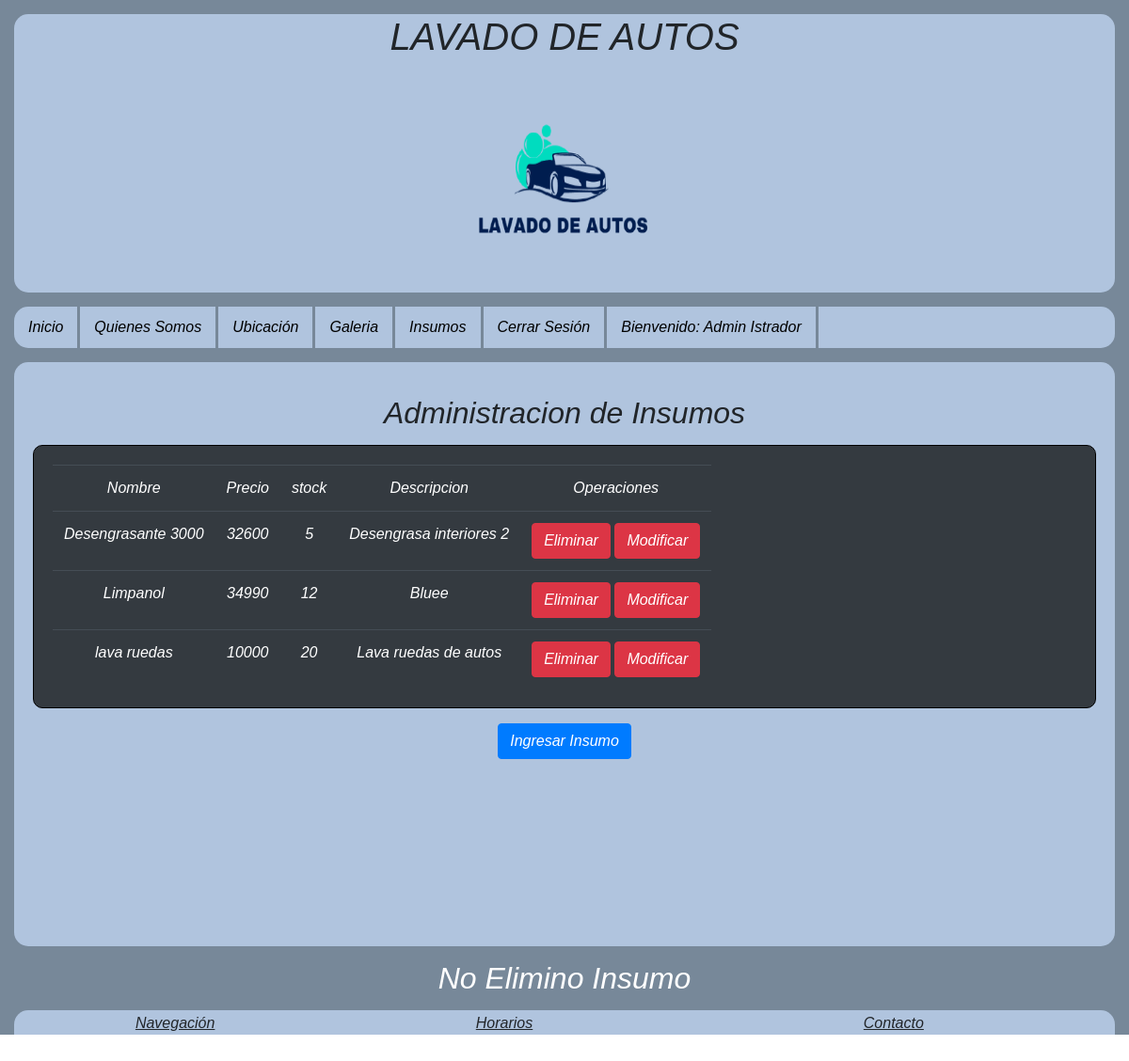
Screenshot of /eliminar/1/ (signed in) with the database file from the repository.
### CasoSemestral/models.py (models this page shows, shortened)
class Insumos(models.Model):
    nombre = models.CharField(max_length=120,primary_key=True)
    precio = models.IntegerField()
    descripcion = models.TextField()
    stock = models.IntegerField()

### CasoSemestral/views.py (the view)
# urls.py: path('eliminar/<id>/',eliminar,name='ELIMINAR'),
@login_required(login_url='/ingresar/')
@permission_required('CasoSemestral.delete_insumos',login_url='/ingresar/')
def eliminar(request,id):
    try:
        insumo = Insumos.objects.get(nombre=id)
        insumo.delete()
        msg ="Insumo Eliminado"
    except:
        msg="No Elimino Insumo"
    insumos = Insumos.objects.all()
    return render(request,'core/Admin_insumos.html',{'insumos':insumos,'msg':msg})

### CasoSemestral/templates/core/Admin_insumos.html (shortened to what this page needs)
<!DOCTYPE html>
<html lang="en">
{% load static%}
<head>
    <link rel="stylesheet" href="https://stackpath.bootstrapcdn.com/bootstrap/4.5.2/css/bootstrap.min.css"
>
    <link rel="stylesheet" href="{% static 'css/Estilo.css' %}">
</head>
<body>
    <div id="contenedor">
        <header>
            <h1>LAVADO DE AUTOS</h1>
            <img class="formatologo" src="{% static 'img/logo_sinfondo.png' %}">
        </header>
        <nav class="menu">
            <ul>
                <li><a href="{% url 'INDEX'%}">Inicio</a></li>
                <li><a href="{% url 'QUIEN'%}">Quienes Somos</a></li>
                <li><a href="{% url 'UBI'%}">Ubicación</a></li>
                <li><a href="{% url 'GALE'%}">Galeria</a></li>
                {% if user.is_authenticated %}
                    {% if request.user.is_staff %}
                        <li><a href="{% url 'INSU'%}">Insumos</a></li>
                        <li><a href="{% url 'LOGOUT'%}">Cerrar Sesión</a></li>
                        <li><a href="">Bienvenido: {{user.first_name}} {{user.last_name}}</a></li>
                      {%else%}
                        <li><a href="{% url 'LOGOUT'%}">Cerrar Sesión</a></li>
                        <li><a href="">Bienvenido: {{user.first_name}} {{user.last_name}}</a></li>
                      {%endif%}
                {% else %}
                    <li><a href="{% url 'REG'%}">Registro</a></li>
                    <li><a href="{% url 'INGRE'%}">Ingresar</a></li>
                {% endif %}
            </ul>
        </nav>
        <div id="contenidoInsumos">
                <div>
                    <h2>Administracion de Insumos</h2>
                </div>
                <div class="regIns" >
                <table class="table table-dark">
                    <tr>
                        <td>Nombre</td>
                        <td>Precio</td>
                        <td>stock</td>
                        <td>Descripcion</td>
                        <td>
                            Operaciones
                        </td>
                    </tr>
                    {% for item in insumos %}
                        <tr>
                        <td>{{item.nombre}}</td>
                        <td>{{item.precio}}</td>
                        <td>{{item.stock}}</td>
                        <td>{{item.descripcion}}</td>
                        <td>
                            <input class="btn btn-danger" type="button" onclick="eliminar('{{item.nombre}}')" value="Eliminar">
                            <input class="btn btn-danger" type="button" onclick="modificar('{{item.nombre}}')" value="Modificar">
                        </td>
                    </tr>
                    {% endfor %}
                </table>
                <p class="buttons">
                    <input class="btn btn-primary" type="button" onclick="ir()" value="Ingresar Insumo">
                </p>
                </div>
        </div>
        <div style="text-align: center;color: white;">
            <h2>{{msg}}</h2>
        </div>
        <div id="footer">
            <div>
                <p><u>Navegación</u></p><br>
            </div>
            <div>
                <p><u>Horarios</u></p><br>
            </div>
            <div>
                <p><u>Contacto</u></p><br>
                <h4>+569 12345678</h4><br>
            </div>
        </div>
    </div>
</body>
</html>

### CasoSemestral/static/css/Estilo.css (style rules this page uses)
* { margin: 0; padding: 0; font-style: oblique; font-family: 'Gill Sans', 'Gill Sans MT', Calibri, 'Trebuchet MS', sans-serif; }
div table { background-color:lightblue; border-radius: 10px; padding: 20px; border: 1px solid black; display: inline-flex; }
.buttons { text-align: center; }
div h1 { text-align: center; }
div h2 { text-align: center; margin-top: 15px; margin: 15px; }
.formatologo { height: 240px; width: 240px; margin: auto; }
@media screen and (min-width: 780px) and (max-width:4000px) { header { width: 100%; background-color: lightsteelblue; border-radius: 15px; text-align: center; } }
@media screen and (min-width: 780px) and (max-width:4000px) { .formatologo { padding: 15px; } }
@media screen and (min-width: 780px) and (max-width:4000px) { #contenedor { width: auto; height: 1100px; background-color: lightslategray; margin: auto; padding: 15px; overflow: auto; } }
@media screen and (min-width: 780px) and (max-width:4000px) { .menu ul { margin: 0px; height: 10%; background-color: lightsteelblue; margin-top: 15px; padding: 0px; overflow: auto; list-style: none; display: flex; border-radius: 15px; } }
@media screen and (min-width: 780px) and (max-width:4000px) { .menu li { border-right: solid lightslategray; } }
@media screen and (min-width: 780px) and (max-width:4000px) { .menu li a { text-decoration: none; display: block ; padding: 10px 15px; color: black; } }
@media screen and (min-width: 780px) and (max-width:4000px) { #contenidoInsumos { height: 58%; background-color: lightsteelblue; padding: 20px; border-radius: 15px; margin-top:15px; text-align: center; } }
@media screen and (min-width: 780px) and (max-width:4000px) { #footer { overflow: auto; height: 20%; background-color: lightsteelblue; border-radius: 15px; padding: 10px; margin-top: 15px; display: flex; } }
@media screen and (min-width: 780px) and (max-width:4000px) { #footer div { text-align: center; margin-left: auto; margin-right: auto; line-height: 8px; } }

### rows the page displays
Insumos: nombre "Desengrasante 3000", precio "32600", stock "5", descripcion "Desengrasa interiores 2"
Insumos: nombre "Limpanol", precio "34990", stock "12", descripcion "Bluee"
Insumos: nombre "lava ruedas", precio "10000", stock "20", descripcion "Lava ruedas de autos"

### other values shown
{{ user.first_name }} "Admin"
{{ user.last_name }} "Istrador"
{{ msg }} "No Elimino Insumo"
